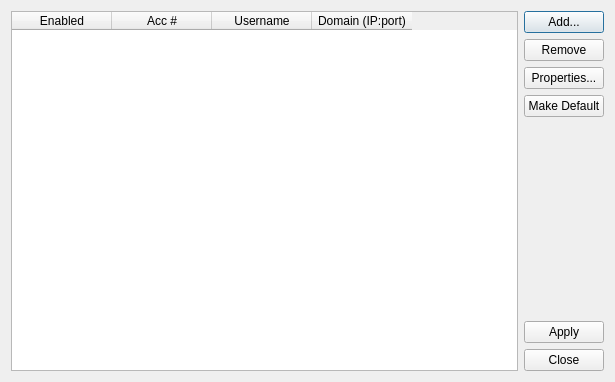
<?xml version="1.0" encoding="UTF-8"?>
<ui version="4.0">
 <class>SipAccountsWindow</class>
 <widget class="QDialog" name="SipAccountsWindow">
  <property name="geometry">
   <rect>
    <x>0</x>
    <y>0</y>
    <width>615</width>
    <height>382</height>
   </rect>
  </property>
  <property name="windowTitle">
   <string>Sip Accounts</string>
  </property>
  <layout class="QHBoxLayout" name="horizontalLayout">
   <item>
    <widget class="QTableWidget" name="tableWidget">
     <property name="editTriggers">
      <set>QAbstractItemView::NoEditTriggers</set>
     </property>
     <property name="selectionMode">
      <enum>QAbstractItemView::ExtendedSelection</enum>
     </property>
     <property name="selectionBehavior">
      <enum>QAbstractItemView::SelectRows</enum>
     </property>
     <column>
      <property name="text">
       <string>Enabled</string>
      </property>
     </column>
     <column>
      <property name="text">
       <string>Acc #</string>
      </property>
     </column>
     <column>
      <property name="text">
       <string>Username</string>
      </property>
     </column>
     <column>
      <property name="text">
       <string>Domain (IP:port)</string>
      </property>
     </column>
    </widget>
   </item>
   <item>
    <layout class="QVBoxLayout" name="verticalLayout">
     <item>
      <widget class="QPushButton" name="pushButton_4">
       <property name="text">
        <string>Add...</string>
       </property>
      </widget>
     </item>
     <item>
      <widget class="QPushButton" name="pushButton_3">
       <property name="text">
        <string>Remove</string>
       </property>
      </widget>
     </item>
     <item>
      <widget class="QPushButton" name="pushButton_2">
       <property name="text">
        <string>Properties...</string>
       </property>
      </widget>
     </item>
     <item>
      <widget class="QPushButton" name="pushButton">
       <property name="text">
        <string>Make Default</string>
       </property>
      </widget>
     </item>
     <item>
      <spacer name="verticalSpacer">
       <property name="orientation">
        <enum>Qt::Vertical</enum>
       </property>
       <property name="sizeHint" stdset="0">
        <size>
         <width>20</width>
         <height>40</height>
        </size>
       </property>
      </spacer>
     </item>
     <item>
      <widget class="QPushButton" name="pushButton_5">
       <property name="text">
        <string>Apply</string>
       </property>
      </widget>
     </item>
     <item>
      <widget class="QPushButton" name="pushButton_6">
       <property name="text">
        <string>Close</string>
       </property>
      </widget>
     </item>
    </layout>
   </item>
  </layout>
 </widget>
 <resources/>
 <connections/>
</ui>
